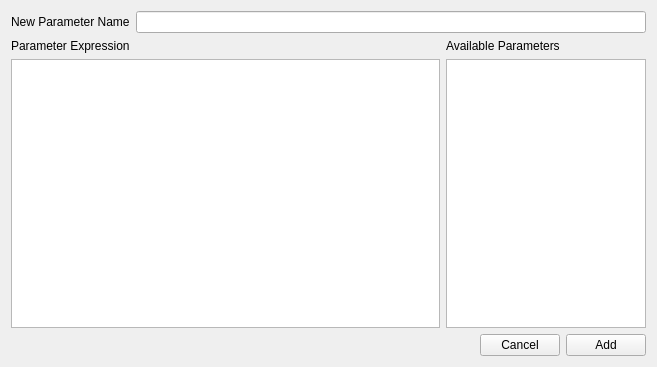
<?xml version="1.0" encoding="UTF-8"?>
<ui version="4.0">
 <class>Form</class>
 <widget class="QWidget" name="Form">
  <property name="geometry">
   <rect>
    <x>0</x>
    <y>0</y>
    <width>657</width>
    <height>367</height>
   </rect>
  </property>
  <property name="windowTitle">
   <string>Form</string>
  </property>
  <layout class="QVBoxLayout" name="verticalLayout_3">
   <item>
    <layout class="QHBoxLayout" name="horizontalLayout_2">
     <item>
      <widget class="QLabel" name="label">
       <property name="text">
        <string>New Parameter Name</string>
       </property>
      </widget>
     </item>
     <item>
      <widget class="QLineEdit" name="parnameLineEdit"/>
     </item>
    </layout>
   </item>
   <item>
    <layout class="QHBoxLayout" name="horizontalLayout">
     <item>
      <layout class="QVBoxLayout" name="verticalLayout_2">
       <item>
        <widget class="QLabel" name="label_2">
         <property name="text">
          <string>Parameter Expression</string>
         </property>
        </widget>
       </item>
       <item>
        <widget class="QTextEdit" name="expressionTextEdit"/>
       </item>
      </layout>
     </item>
     <item>
      <layout class="QVBoxLayout" name="verticalLayout">
       <item>
        <widget class="QLabel" name="label_3">
         <property name="text">
          <string>Available Parameters</string>
         </property>
        </widget>
       </item>
       <item>
        <widget class="QListWidget" name="availParamListWidget">
         <property name="sizePolicy">
          <sizepolicy hsizetype="Preferred" vsizetype="Expanding">
           <horstretch>0</horstretch>
           <verstretch>0</verstretch>
          </sizepolicy>
         </property>
         <property name="maximumSize">
          <size>
           <width>200</width>
           <height>16777215</height>
          </size>
         </property>
         <property name="dragEnabled">
          <bool>true</bool>
         </property>
         <property name="dragDropMode">
          <enum>QAbstractItemView::DragOnly</enum>
         </property>
        </widget>
       </item>
      </layout>
     </item>
    </layout>
   </item>
   <item>
    <layout class="QHBoxLayout" name="horizontalLayout_3">
     <item>
      <spacer name="horizontalSpacer">
       <property name="orientation">
        <enum>Qt::Horizontal</enum>
       </property>
       <property name="sizeHint" stdset="0">
        <size>
         <width>40</width>
         <height>20</height>
        </size>
       </property>
      </spacer>
     </item>
     <item>
      <widget class="QPushButton" name="cancelPushButton">
       <property name="text">
        <string>Cancel</string>
       </property>
      </widget>
     </item>
     <item>
      <widget class="QPushButton" name="addPushButton">
       <property name="text">
        <string>Add</string>
       </property>
      </widget>
     </item>
    </layout>
   </item>
  </layout>
 </widget>
 <resources/>
 <connections/>
</ui>
